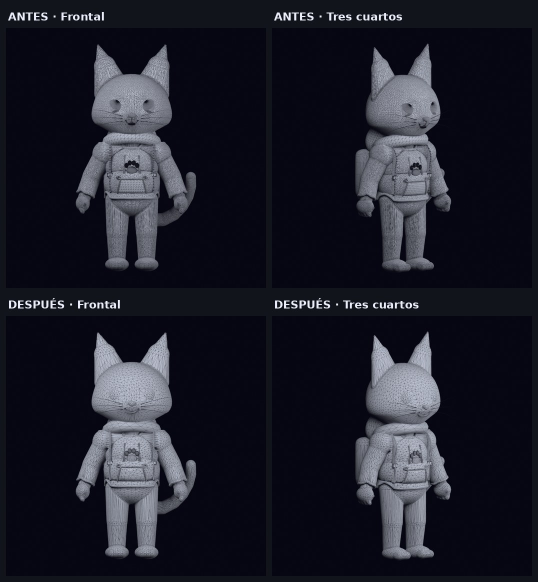
#> input picture docs/phase-2/evidence/renders/comparison-geometry.jpg, 1076 x 1164 px, given in place of front.png, which was not available (shown at 1/2 size)
$ python compose_review_sheets.py ../../docs/phase-2/evidence/renders
#> lines starting #> are read from the running program, lines starting #| are printed output that depends on the picture
"""Compose before/after comparison sheets from the review renders (needs Pillow).
python3 tools/blender/compose_review_sheets.py docs/phase-2/evidence/renders
Top row: before. Bottom row: after. Same camera per column.
"""
import sys
from pathlib import Path
from PIL import Image, ImageDraw, ImageFont

root = Path(sys.argv[1])
SHEETS = {
    "comparison-geometry": [("front", "Frontal"), ("three-quarter", "Tres cuartos")],
    "comparison-eyelids": [("neutral", "Abierto"), ("blink-half", "Medio"), ("blink-closed", "Cerrado")],
    "comparison-mouth": [("neutral", "Neutral"), ("smile", "Sonrisa"), ("open", "Abierta")],
}
CELL, PAD, HEAD = 520, 12, 44
try:
    font = ImageFont.truetype("DejaVuSans-Bold.ttf", 22)
except OSError:
    font = ImageFont.load_default()

for name, columns in SHEETS.items():
    width = PAD + len(columns) * (CELL + PAD)
    height = PAD + 2 * (HEAD + CELL + PAD)
    sheet = Image.new("RGB", (width, height), (18, 20, 28))
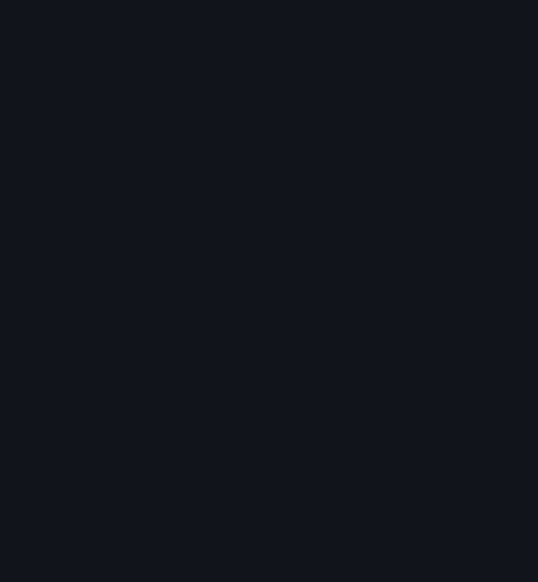
#> sheet: PIL image 1076x1164 RGB (shown at 1/2 size); mean R, G, B 18, 20, 28
    draw = ImageDraw.Draw(sheet)
    for row, (folder, label) in enumerate((("before", "ANTES"), ("after", "DESPUÉS"))):
        top = PAD + row * (HEAD + CELL + PAD)
        for column, (stem, title) in enumerate(columns):
            left = PAD + column * (CELL + PAD)
            image = Image.open(root / folder / (stem + ".png")).convert("RGB").resize((CELL, CELL), Image.LANCZOS)
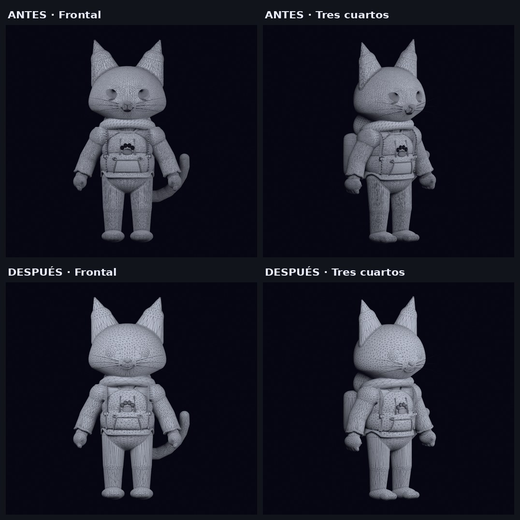
#> image: PIL image 520x520 RGB; mean R, G, B 29, 29.9, 41.1
            draw.text((left + 4, top + 8), label + " · " + title, fill=(235, 238, 250), font=font)
            sheet.paste(image, (left, top + HEAD))
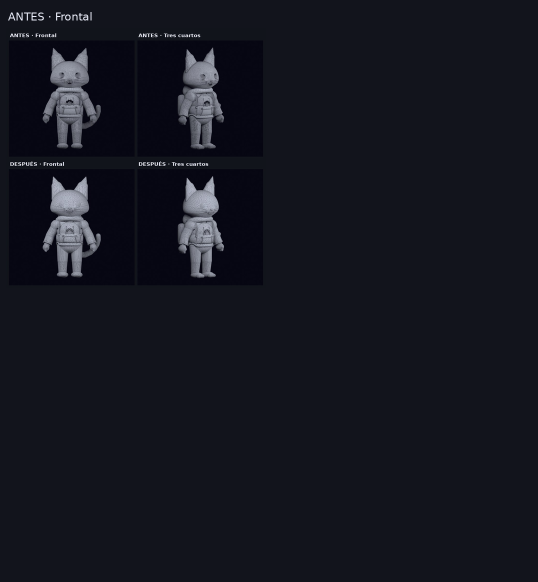
#> sheet: PIL image 1076x1164 RGB (shown at 1/2 size); mean R, G, B 20.5, 22.3, 31
#> (the run stopped early here; a loop or call above may not have finished)
